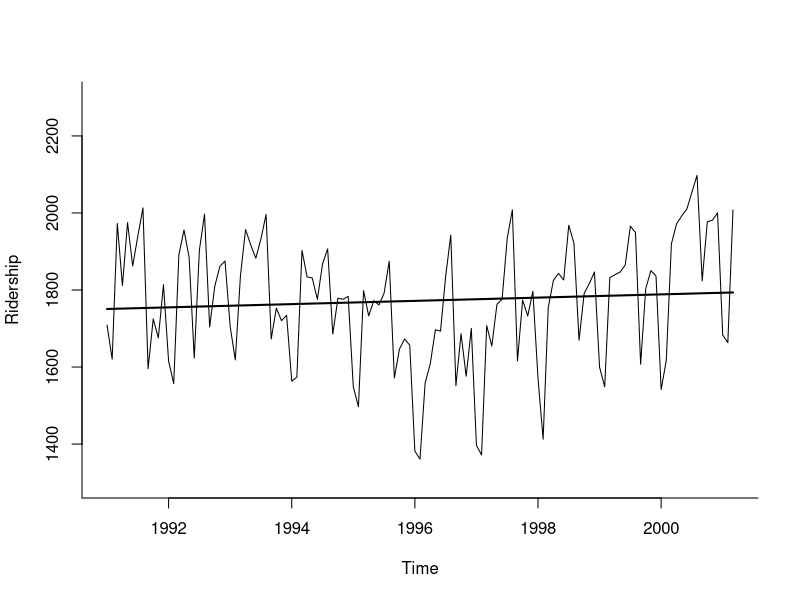

Source code (R):
library(forecast)
library(zoo)

Amtrak.data <- read.csv("Amtrak data.csv")
ridership.ts <- ts(Amtrak.data$Ridership, start = c(1991, 1), end = c(2004, 3), freq = 12)

nValid <- 36
nTrain <- length(ridership.ts) - nValid
train.ts <- window(ridership.ts, start = c(1991, 1), end = c(1991, nTrain))
valid.ts <- window(ridership.ts, start = c(1991, nTrain + 1), end = c(1991, nTrain + nValid))

train.lm <- tslm(train.ts ~ trend)

# Figure 6.2
plot(train.ts, xlab = "Time", ylab = "Ridership", ylim = c(1300, 2300), bty = "l")
lines(train.lm$fitted, lwd = 2)

# Table 6.1
summary(train.lm)
